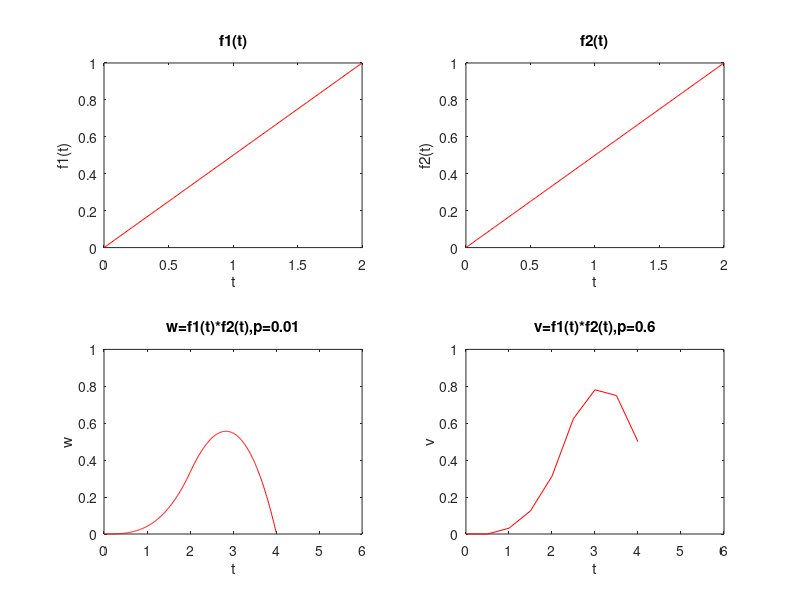

Recreate this plot in MATLAB.
clear;
p1=0.5;p=0.01;
k1=0:p:2;k2=0:p:2;
k4=0:p1:2;k5=0:p1:2;
f1=0.5*k1;f2=0.5*k2;
f3=0.5*k4;f4=0.5*k5;

w=conv(f1,f2);
v=conv(f3,f4);%

w=w*p;
v=v*p1;%

k0=k1(1)+k2(1);
k3=length(f1)+length(f2)-2;

k6=k4(1)+k5(1);
k7=length(f3)+length(f4)-2;

k=k0:p:k0+k3*p;
kv=k6:p1:k6+k7*p1;%
%
subplot(2,2,1)
plot(k1,f1,'r');
title('f1(t)');
xlabel('t');
ylabel('f1(t)');
%
subplot(2,2,2);
plot(k2,f2,'r');
title('f2(t)');
xlabel('t');
ylabel('f2(t)');
%
subplot(2,2,3);
plot(k,w,'r');
axis([0 6 0 1])
title('w=f1(t)*f2(t),p=0.01');
xlabel('t');
ylabel('w');
%
subplot(2,2,4);
plot(kv,v,'r');
axis([0 6 0 1])
title('v=f1(t)*f2(t),p=0.6');
xlabel('t');
ylabel('v');

